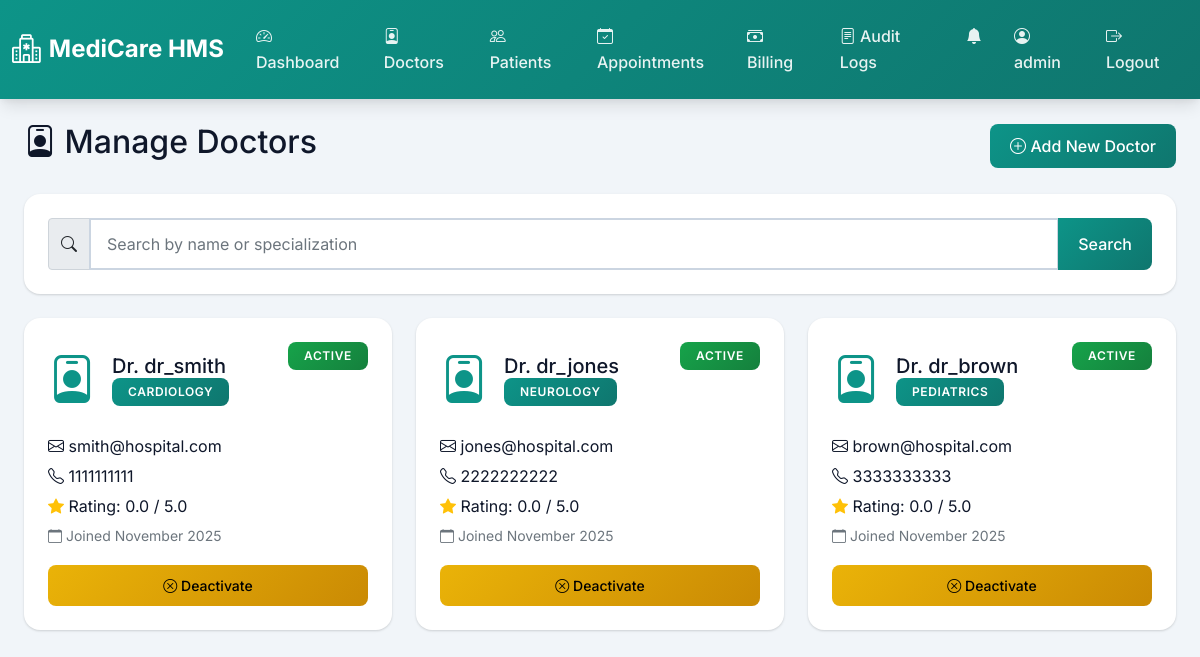
Page /admin/doctors (signed in) on the committed database.
### models.py (models this page shows, shortened)
class Doctor(db.Model):
    __tablename__ = 'doctors'
    id = db.Column(db.Integer, primary_key=True)
    user_id = db.Column(db.Integer, db.ForeignKey('users.id'), nullable=False)
    specialization = db.Column(db.String(100), nullable=False)
    rating = db.Column(db.Float, default=0.0)
    license_number = db.Column(db.String(50))
    qualifications = db.Column(db.Text)
    experience_years = db.Column(db.Integer)
    consultation_fee = db.Column(db.Float, default=0.0)
    bio = db.Column(db.Text)
    department = db.Column(db.String(100))
    room_number = db.Column(db.String(20))
    user = db.relationship('User', backref='doctor_profile')
    availabilities = db.relationship('Availability', backref='doctor', lazy=True, cascade='all, delete-orphan')
    appointments = db.relationship('Appointment', backref='doctor', lazy=True)

class User(db.Model):
    __tablename__ = 'users'
    id = db.Column(db.Integer, primary_key=True)
    username = db.Column(db.String(80), unique=True, nullable=False)
    password_hash = db.Column(db.String(255), nullable=False)
    email = db.Column(db.String(120), unique=True, nullable=False)
    phone = db.Column(db.String(20))
    role = db.Column(db.String(20), nullable=False)  # admin, doctor, patient
    full_name = db.Column(db.String(150))
    date_of_birth = db.Column(db.Date)
    gender = db.Column(db.String(10))
    address = db.Column(db.Text)
    profile_image = db.Column(db.String(255))
    is_active = db.Column(db.Boolean, default=True)
    created_at = db.Column(db.DateTime, default=datetime.utcnow)
    last_login = db.Column(db.DateTime)

### routes/admin.py (the view)
@bp.route('/doctors')
@role_required('admin')
def doctors():
    search = request.args.get('search', '')
    if search:
        doctors = Doctor.query.join(User).filter(
            (User.username.contains(search)) | (Doctor.specialization.contains(search))
        ).all()
    else:
        doctors = Doctor.query.all()
    return render_template('admin/doctors.html', doctors=doctors, search=search)

### app.py (called while the page is built)
@app.context_processor
def inject_notifications():
    if 'user_id' in session:
        from utils.notifications import get_unread_count
        return {'unread_count': get_unread_count(session['user_id'])}
    return {'unread_count': 0}

### utils/auth.py (called while the page is built)
def role_required(role):
    def decorator(f):
        @wraps(f)
        def decorated_function(*args, **kwargs):
            if 'user_id' not in session:
                flash('Please log in to access this page.', 'error')
                return redirect(url_for('shared.login'))
            if session.get('role') != role:
                flash('You do not have permission to access this page.', 'error')
                return redirect(url_for('shared.login'))
            return f(*args, **kwargs)
        return decorated_function
    return decorator

### utils/notifications.py (called while the page is built)
def get_unread_count(user_id):
    return Notification.query.filter_by(user_id=user_id, is_read=False).count()

### templates/admin/doctors.html (shortened to what this page needs)
{% extends "base.html" %}
{% block content %}
<div class="container-fluid">
    <div class="d-flex justify-content-between align-items-center mb-4">
        <h2><i class="bi bi-person-badge"></i> Manage Doctors</h2>
        <a href="{{ url_for('admin.create_doctor') }}" class="btn btn-primary">
            <i class="bi bi-plus-circle"></i> Add New Doctor
        </a>
    </div>
    <div class="card mb-4">
        <div class="card-body">
            <form method="GET">
                <div class="input-group">
                    <span class="input-group-text"><i class="bi bi-search"></i></span>
                    <input type="text" class="form-control" name="search" placeholder="Search by name or specialization" value="{{ search }}">
                    <button class="btn btn-primary" type="submit">Search</button>
                </div>
            </form>
        </div>
    </div>
    <div class="row g-4">
        {% for doctor in doctors %}
        <div class="col-md-6 col-lg-4">
            <div class="card h-100">
                <div class="card-body">
                    <div class="d-flex justify-content-between align-items-start mb-3">
                        <div class="d-flex align-items-center">
                            <i class="bi bi-person-badge" style="font-size: 3rem; color: var(--primary-color);"></i>
                            <div class="ms-3">
                                <h5 class="mb-0">Dr. {{ doctor.user.username }}</h5>
                                <span class="badge bg-primary">{{ doctor.specialization }}</span>
                            </div>
                        </div>
                        <span class="badge bg-{{ 'success' if doctor.user.is_active else 'secondary' }}">
                            {{ 'Active' if doctor.user.is_active else 'Inactive' }}
                        </span>
                    </div>
                    <div class="mb-3">
                        <p class="mb-1"><i class="bi bi-envelope"></i> {{ doctor.user.email }}</p>
                        <p class="mb-1"><i class="bi bi-telephone"></i> {{ doctor.user.phone }}</p>
                        <p class="mb-1"><i class="bi bi-star-fill text-warning"></i> Rating: {{ "%.1f"|format(doctor.rating) }} / 5.0</p>
                        <p class="mb-0"><small class="text-muted"><i class="bi bi-calendar"></i> Joined {{ doctor.user.created_at.strftime('%B %Y') }}</small></p>
                    </div>
                    <form method="POST" action="{{ url_for('admin.toggle_doctor_status', doctor_id=doctor.id) }}">
                        <button type="submit" class="btn btn-{{ 'warning' if doctor.user.is_active else 'success' }} btn-sm w-100">
                            <i class="bi bi-{{ 'x-circle' if doctor.user.is_active else 'check-circle' }}"></i>
                            {{ 'Deactivate' if doctor.user.is_active else 'Activate' }}
                        </button>
                    </form>
                </div>
            </div>
        </div>
        {% else %}
        <div class="col-12">
            <div class="alert alert-info">
                <i class="bi bi-info-circle"></i> No doctors found
            </div>
        </div>
        {% endfor %}
    </div>
</div>
{% endblock %}

### static/css/style.css (style rules this page uses)
:root { --primary-color: #0d9488; --primary-dark: #0f766e; --primary-light: #14b8a6; --secondary-color: #7c3aed; --secondary-dark: #6d28d9; --accent-color: #f97316; --danger-color: #dc2626; --warning-color: #eab308; --success-color: #16a34a; --info-color: #0284c7; --dark-bg: #0f172a; --light-bg: #f1f5f9; --card-bg: #ffffff; --text-primary: #0f172a; --text-secondary: #475569; --border-color: #cbd5e1; --shadow: 0 1px 3px 0 rgba(0, 0, 0, 0.1), 0 1px 2px 0 rgba(0, 0, 0, 0.06); --shadow-lg: 0 10px 15px -3px rgba(0, 0, 0, 0.1), 0 4px 6px -2px rgba(0, 0, 0, 0.05); --medical-teal: #0d9488; --medical-purple: #7c3aed; --medical-orange: #f97316; }
* { margin: 0; padding: 0; box-sizing: border-box; }
body { font-family: 'Inter', -apple-system, BlinkMacSystemFont, 'Segoe UI', Roboto, sans-serif; background-color: var(--light-bg); color: var(--text-primary); line-height: 1.6; }
.card { border: none; border-radius: 1rem; box-shadow: var(--shadow); transition: transform 0.3s ease, box-shadow 0.3s ease; background-color: var(--card-bg); }
.card-body { padding: 1.5rem; }
.btn { border-radius: 0.5rem; padding: 0.625rem 1.25rem; font-weight: 500; transition: all 0.3s ease; border: none; }
.btn-primary { background: linear-gradient(135deg, var(--medical-teal) 0%, var(--primary-dark) 100%); }
.btn-warning { background: linear-gradient(135deg, var(--warning-color) 0%, #ca8a04 100%); }
.form-control, .form-select { border: 2px solid var(--border-color); border-radius: 0.5rem; padding: 0.75rem 1rem; transition: all 0.3s ease; }
.badge { padding: 0.5rem 1rem; border-radius: 0.5rem; font-weight: 600; font-size: 0.75rem; text-transform: uppercase; letter-spacing: 0.05em; }
.badge.bg-primary { background: linear-gradient(135deg, var(--medical-teal) 0%, var(--primary-dark) 100%) !important; }
.badge.bg-success { background: linear-gradient(135deg, var(--success-color) 0%, #15803d 100%) !important; }
* { transition: background-color 0.2s ease, color 0.2s ease; }

### rows in the picture
Doctor: user.username "dr_smith", specialization "CARDIOLOGY", user.email "smith@hospital.com", user.phone "1111111111", rating "0.0", user.created_at "November 2025"
User: is_active "ACTIVE", is_active "Deactivate"
Doctor: user.username "dr_jones", specialization "NEUROLOGY", user.email "jones@hospital.com", user.phone "2222222222", rating "0.0", user.created_at "November 2025"
User: is_active "ACTIVE", is_active "Deactivate"
Doctor: user.username "dr_brown", specialization "PEDIATRICS", user.email "brown@hospital.com", user.phone "3333333333", rating "0.0", user.created_at "November 2025"
User: is_active "ACTIVE", is_active "Deactivate"

### other values in the picture
{{ session.username }} "admin"
